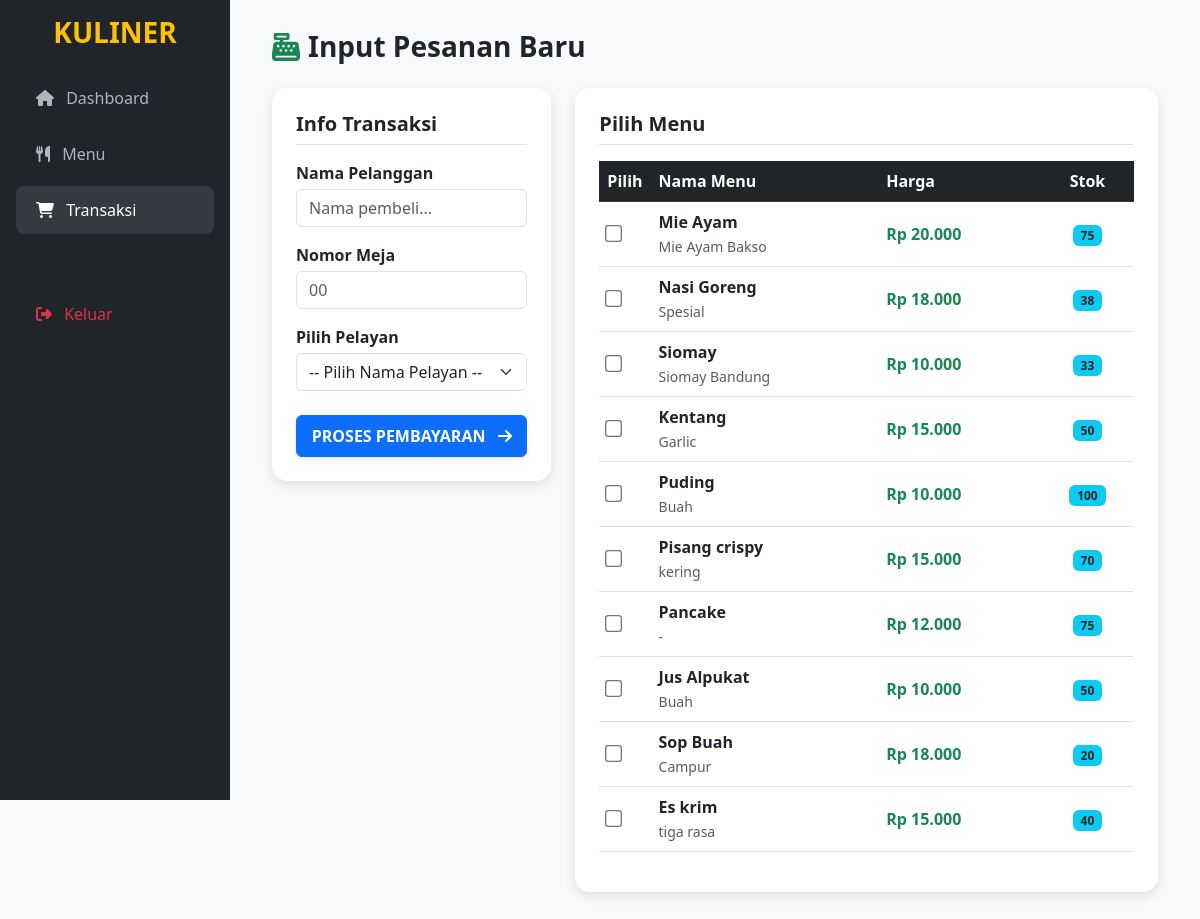
The page /transaksi.php (signed in) on the database its author committed.
### tables this page shows
CREATE TABLE `daftar_menu` (
  `no` int(11) NOT NULL,
  `nama_menu` varchar(100) DEFAULT NULL,
  `keterangan` varchar(255) DEFAULT NULL,
  `kategori` int(11) DEFAULT NULL,
  `harga` int(11) DEFAULT NULL,
  `stok` int(11) DEFAULT NULL
);

### transaksi.php (the view, shortened to what this page needs)
<?php
include 'koneksi.php';
?>
<!DOCTYPE html>
<html lang="id">
<head>
    <link href="https://cdn.jsdelivr.net/npm/bootstrap@5.3.0/dist/css/bootstrap.min.css" rel="stylesheet">
</head>
<body>
    <div class="sidebar p-3">
        <h3 class="text-center mb-4 fw-bold text-warning">KULINER</h3>
        <ul class="nav flex-column">
            <li class="nav-item mb-2"><a href="dashboard.php" class="nav-link"><i class="fas fa-home me-2"></i> Dashboard</a></li>
            <li class="nav-item mb-2"><a href="menu.php" class="nav-link"><i class="fas fa-utensils me-2"></i> Menu</a></li>
            <li class="nav-item mb-2"><a href="transaksi.php" class="nav-link active"><i class="fas fa-shopping-cart me-2"></i> Transaksi</a></li>
            <li class="nav-item mt-5"><a href="logout.php" class="nav-link text-danger"><i class="fas fa-sign-out-alt me-2"></i> Keluar</a></li>
        </ul>
    </div>
    <div class="main-content">
        <div class="container-fluid">
            <h3 class="fw-bold mb-4"><i class="fas fa-cash-register text-success me-2"></i>Input Pesanan Baru</h3>
            <form method="POST">
                <div class="row">
                    <div class="col-md-4">
                        <div class="card card-custom p-4 mb-4">
                            <h5 class="fw-bold mb-3 border-bottom pb-2">Info Transaksi</h5>
                            <div class="mb-3">
                                <label class="fw-bold mb-1">Nama Pelanggan</label>
                                <input type="text" name="pelanggan" class="form-control" placeholder="Nama pembeli..." required>
                            </div>
                            <div class="mb-3">
                                <label class="fw-bold mb-1">Nomor Meja</label>
                                <input type="number" name="meja" class="form-control" placeholder="00" required>
                            </div>
                            <div class="mb-3">
                                <label class="fw-bold mb-1">Pilih Pelayan</label>
                                <select name="pelayan" class="form-select" required>
                                    <option value="">-- Pilih Nama Pelayan --</option>
                                </select>
                            </div>
                            <button type="submit" name="proses_transaksi" class="btn btn-primary w-100 fw-bold py-2 shadow-sm mt-2">
                                PROSES PEMBAYARAN <i class="fas fa-arrow-right ms-2"></i>
                            </button>
                        </div>
                    </div>
                    <div class="col-md-8">
                        <div class="card card-custom p-4">
                            <h5 class="fw-bold mb-3 border-bottom pb-2">Pilih Menu</h5>
                            <div class="table-responsive">
                                <table class="table table-hover align-middle">
                                    <thead class="table-dark">
                                        <tr>
                                            <th width="50">Pilih</th>
                                            <th>Nama Menu</th>
                                            <th>Harga</th>
                                            <th class="text-center">Stok</th>
                                        </tr>
                                    </thead>
                                    <tbody>
                                        <?php
                                        $menu = mysqli_query($koneksi, "SELECT * FROM daftar_menu WHERE stok > 0");
                                        while($m = mysqli_fetch_array($menu)){
                                        ?>
                                        <tr>
                                            <td>
                                                <input type="checkbox" name="menu_pilihan[]" value="<?= $m['no'] ?>" style="transform: scale(1.3);">
                                            </td>
                                            <td>
                                                <div class="fw-bold"><?= $m['nama_menu'] ?></div>
                                                <small class="text-muted"><?= $m['keterangan'] ?></small>
                                            </td>
                                            <td class="text-success fw-bold">Rp <?= number_format($m['harga'], 0, ',', '.') ?></td>
                                            <td class="text-center"><span class="badge bg-info text-dark"><?= $m['stok'] ?></span></td>
                                        </tr>
                                        <?php } ?>
                                    </tbody>
                                </table>
                            </div>
                        </div>
                    </div>
                </div>
            </form>
        </div>
    </div>
</body>
</html>

### transaksi.php (style rules this page uses)
body { background: #f8f9fa; }
.sidebar { min-height: 100vh; background: #212529; color: white; position: fixed; width: 230px; z-index: 100; }
.main-content { margin-left: 230px; padding: 30px; min-height: 100vh; }
.nav-link { color: #adb5bd; padding: 12px 20px; }
.nav-link:hover, .nav-link.active { color: white; background: #343a40; border-radius: 8px; }
.card-custom { border: none; border-radius: 15px; box-shadow: 0 4px 12px rgba(0,0,0,0.1); background: white; }

### rows shown on the page
daftar_menu: nama_menu "Mie Ayam", keterangan "Mie Ayam Bakso", harga "20.000", stok "75"
daftar_menu: nama_menu "Nasi Goreng", keterangan "Spesial", harga "18.000", stok "38"
daftar_menu: nama_menu "Siomay", keterangan "Siomay Bandung", harga "10.000", stok "33"
daftar_menu: nama_menu "Kentang", keterangan "Garlic", harga "15.000", stok "50"
daftar_menu: nama_menu "Puding", keterangan "Buah", harga "10.000", stok "100"
daftar_menu: nama_menu "Pisang crispy", keterangan "kering", harga "15.000", stok "70"
daftar_menu: nama_menu "Pancake", keterangan "-", harga "12.000", stok "75"
daftar_menu: nama_menu "Jus Alpukat", keterangan "Buah", harga "10.000", stok "50"
daftar_menu: nama_menu "Sop Buah", keterangan "Campur", harga "18.000", stok "20"
daftar_menu: nama_menu "Es krim", keterangan "tiga rasa", harga "15.000", stok "40"
